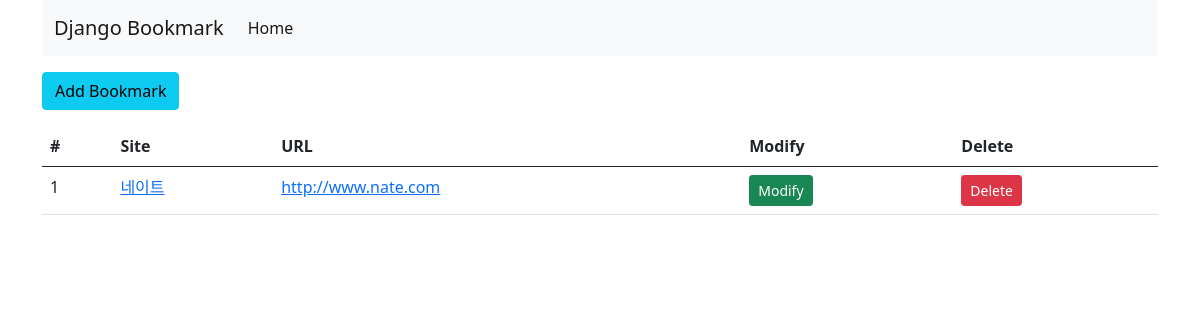
Page /bookmark/ on the earlier database version.
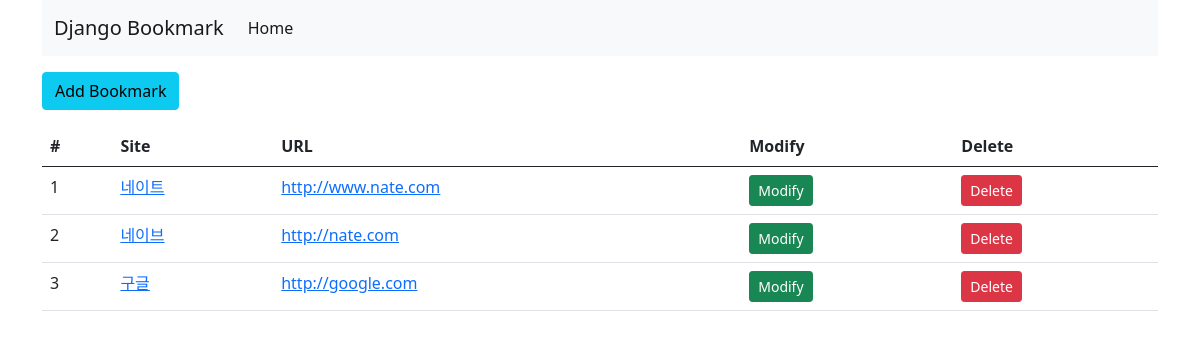
Same page on the later database version.
### bookmark/models.py (models this page shows, shortened)
class Bookmark(models.Model):
    site_name = models.CharField(max_length=100)
    url = models.URLField('Site URL')

### bookmark/views.py (the view)
# urls.py: path("", BookmarkListView.as_view(), name='list'),
class BookmarkListView(ListView):
    model = Bookmark

### bookmark/templates/bookmark/bookmark_list.html (shortened to what this page needs)
{% extends 'base.html' %}
{% block content %}
<div class="btn-gruop">
    <a href="{% url 'add' %}" class="btn btn-info">Add Bookmark</a>
</div>
<table class="table">
    <thead>
        <tr>
            <th scope="col">#</th>
            <th scope="col">Site</th>
            <th scope="col">URL</th>
            <th scope="col">Modify</th>
            <th scope="col">Delete</th>
        </tr>
    </thead>
    <tbody>
        {% for bookmark in object_list %}
            <tr>
                <td>{{forloop.counter}}</td>
                <td><a href="{% url 'detail' pk=bookmark.id %}">{{bookmark.site_name}}</a></td>
                <td><a href="{{bookmark.url}}" target="_blank">{{bookmark.url}}</a></td>
                <td><a href="{% url 'update' pk=bookmark.id %}" class="btn btn-success btn-sm">Modify</a></td>
                <td><a href="{% url 'delete' pk=bookmark.id %}" class="btn btn-danger btn-sm">Delete</a></td>
            </tr>
        {% endfor %}
    </tbody>
</table>
{% endblock %}

### templates/base.html (shortened to what this page needs)
<!DOCTYPE html>
<html lang="en">
<head>
    <link href="https://cdn.jsdelivr.net/npm/bootstrap@5.0.0-beta2/dist/css/bootstrap.min.css" rel="stylesheet">
    {% load static %}
    <link rel="stylesheet" href="{% static 'style.css' %}">
</head>
<body>
<div class="container">
    <nav class="navbar navbar-expand-lg navbar-light bg-light">
      <div class="container-fluid">
        <a class="navbar-brand" href="#">Django Bookmark</a>
        <div class="collapse navbar-collapse" id="navbarSupportedContent">
          <ul class="navbar-nav me-auto mb-2 mb-lg-0">
            <li class="nav-item">
              <a class="nav-link active" aria-current="page" href="#">Home</a>
            </li>
          </ul>
        </div>
      </div>
    </nav>
    <div class="row">
        <div class="col">
        {% block content %}
        {% endblock %}
        </div>
    </div>
</div>
</body>
</html>

### static/style.css (style rules this page uses)
body { width:100%; }

Differences in the rows shown:
added Bookmark: site_name "네이브", url "http://nate.com"
added Bookmark: site_name "구글", url "http://google.com"
